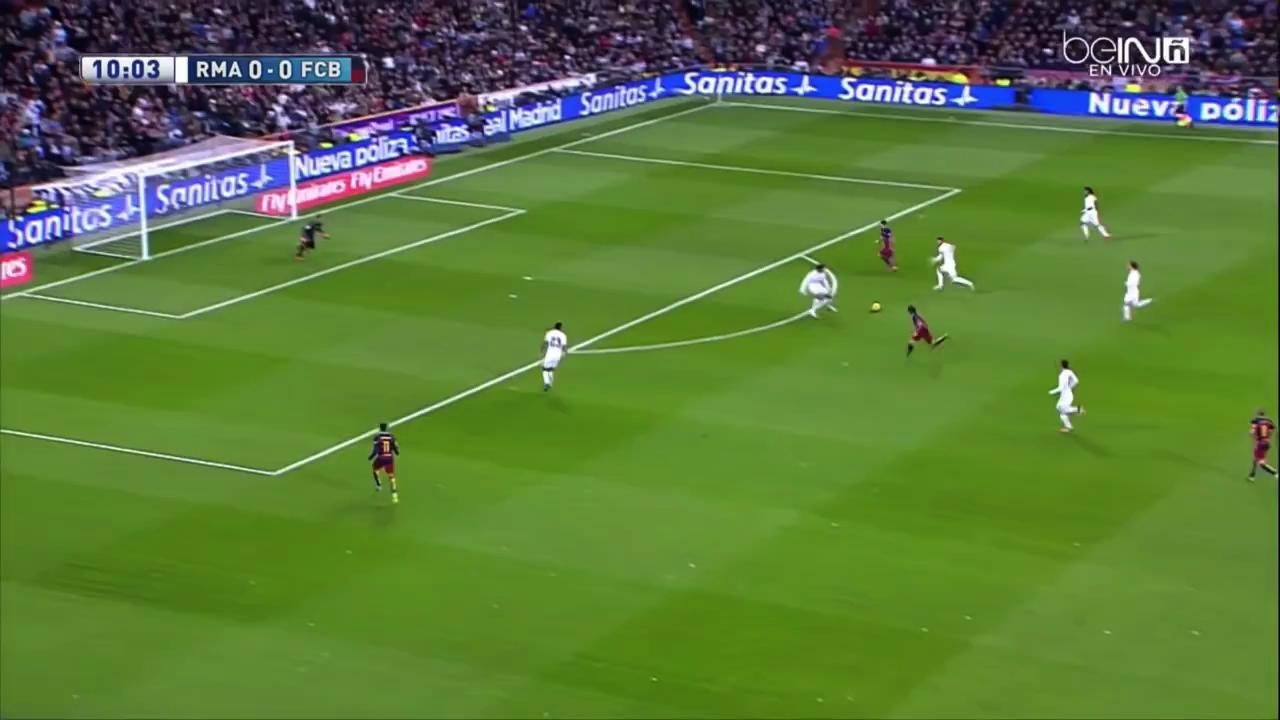
#> input picture Homography/images/barcaReal/BarcaReal001.jpg, 1280 x 720 px, given in place of penn_engineering_logo.png, which was not available
$ jupyter execute --allow-errors hprojection.ipynb
#> lines starting #> are read from the running program, lines starting #| are printed output that depends on the picture; pictures that were not available may be replaced by others from this repository, and a replacement may not be noted
[cell 1]
import time
import matplotlib
import numpy as np
import matplotlib.pyplot as plt
import cv2
import scipy

[cell 2]
logo_img = cv2.imread('./images/logos/penn_engineering_logo.png')
#> logo_img is the input picture: shape (720, 1280, 3); mean B, G, R 58.5, 122.1, 90.9
plt.imshow(cv2.cvtColor(logo_img, cv2.COLOR_BGR2RGB))
y_logo, x_logo, channel = logo_img.shape
#> y_logo = 720; x_logo = 1280; channel = 3
#grid off
plt.rcParams['axes.grid'] = False

[cell 3]
# load mat file
mat = scipy.io.loadmat('./data/BarcaReal_pts.mat')
#> (reads Homography/data/BarcaReal_pts.mat from the repository)
video_pts = mat['video_pts']
framecount = video_pts.shape[2]

[cell 4]
def get_homography(points_source, points_target):
    u, s, v = np.linalg.svd(get_A(points_source, points_target))
    H = v[-1, :].reshape(3, 3)
    return H


def get_Ai(xi_vector, xi_prime_vector):
    xp = xi_prime_vector[0]
    yp = xi_prime_vector[1]
    wp = xi_prime_vector[2]
    Ai = np.concatenate((np.concatenate((0 * xi_vector, -wp * xi_vector, yp * xi_vector)).reshape(1, 9),
                         np.concatenate((wp * xi_vector, 0 * xi_vector, -xp * xi_vector)).reshape(1, 9))
                        )
    assert (Ai.shape == (2, 9))
    return Ai


def get_A(points_source, points_target):
    N = points_source.shape[0]
    A = np.stack(
        [get_Ai(points_source[i, :].reshape(3, ), points_target[i, :].reshape(3, )) for i in range(N)]).reshape(2 * N, 9)
    return A

[cell 5]
def warp_image(source, secondary, H, sourcepts):
    ptoi = pointofinterest(source, sourcepts)
    pt_on_sec = np.matmul(ptoi, H.T)
    # print(pt_on_sec)
    pt_on_sec = np.round(pt_on_sec / pt_on_sec[:, 2].reshape(-1, 1)) - 1
    pt_on_sec = pt_on_sec[:, :-1].astype(int)
    for i in range(pt_on_sec.shape[0]):
        try:
            source[ptoi[i, 1], ptoi[i, 0]] = secondary[pt_on_sec[i, 1], pt_on_sec[i, 0]]
        except:
            print("error on: ", ptoi[i], pt_on_sec[i])
    # source[ptoi] = secondary[pt_on_sec]
    return source
    # plt.imshow(grid.reshape(rows, cols))


def pointofinterest(source, sourcepts):
    rows, cols = source.shape[:2]
    x, y = np.meshgrid(np.arange(cols), np.arange(rows))
    x, y = x.flatten(), y.flatten()
    points = np.vstack((x, y)).T
    p = matplotlib.path.Path(sourcepts)
    grid = p.contains_points(points)
    ptoi = np.array([[x[i], y[i], 1] for i in range(len(x)) if grid[i]]).reshape(-1, 3)
    return ptoi

[cell 6]
imageset = []
#> (the rest of this cell did not finish here and is left out)

    a = warp_image(currentimg, logo_img, H, currentpts)
#> in warp_image, `pt_on_sec = pt_on_sec[:, :-1].astype(int)`: pt_on_sec = 12457 pairs, first value -1 to 1279, second value -1 to 719
#> after the loop in warp_image, `for i in range(pt_on_sec.shape[0]):`:
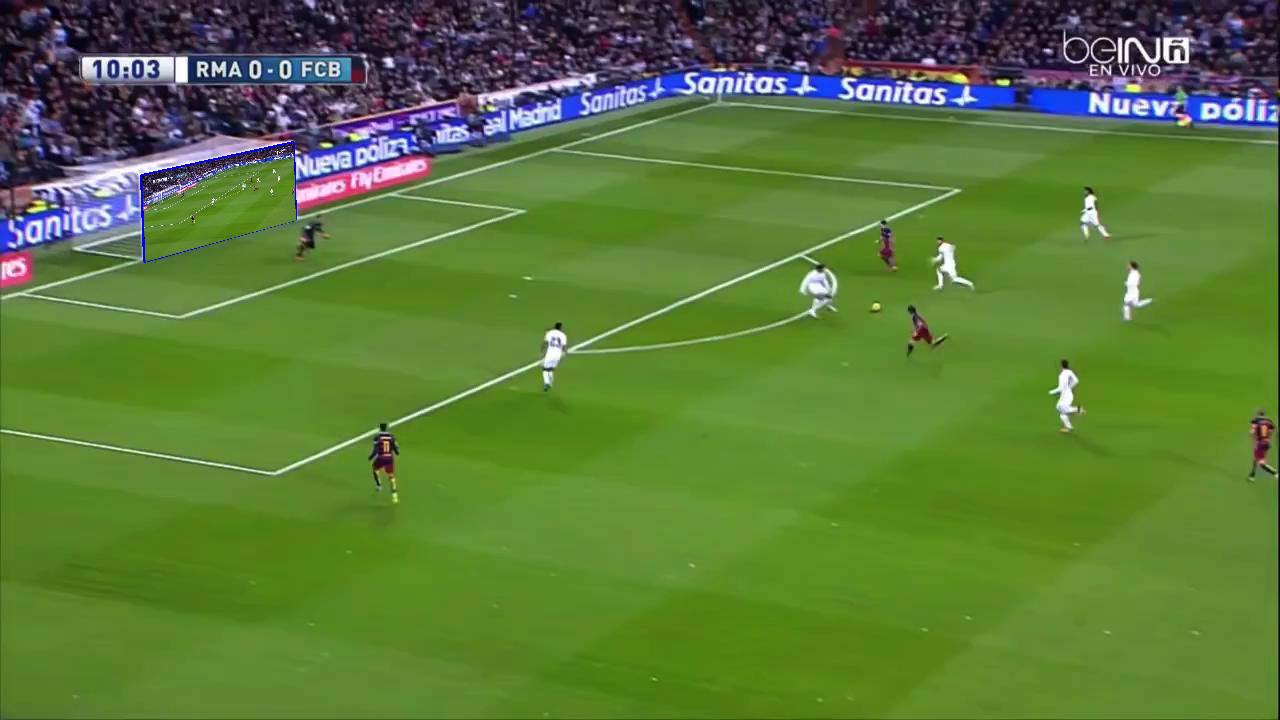
#> source: shape (720, 1280, 3); mean B, G, R 57.2, 121.8, 90.3
#> pass 2 of the loop `for i in range(framecount):`:
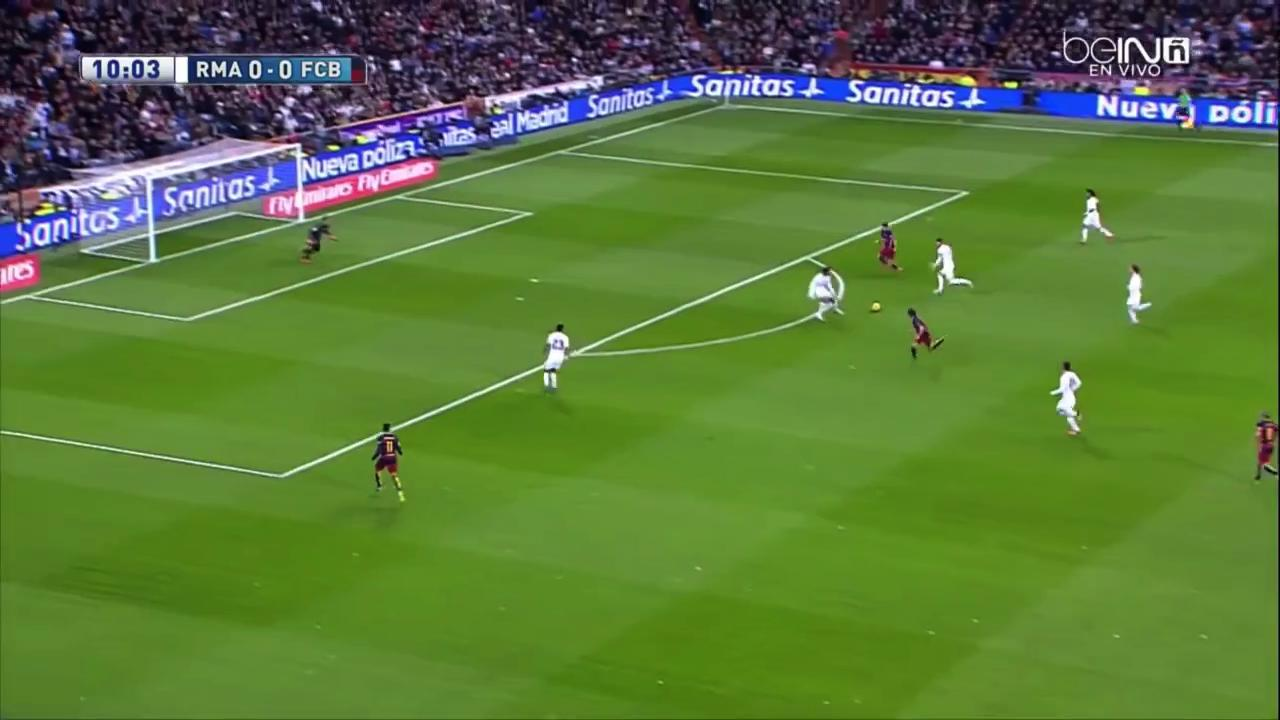
#> input picture Homography/images/barcaReal/BarcaReal002.jpg, 1280 x 720 px
#> currentimg is the input picture: shape (720, 1280, 3); mean B, G, R 58.6, 121.7, 90.7
#> pt_on_sec = 12393 pairs, first value -1 to 1279, second value -1 to 719
#> after the loop in warp_image (call 2), `for i in range(pt_on_sec.shape[0]):`:
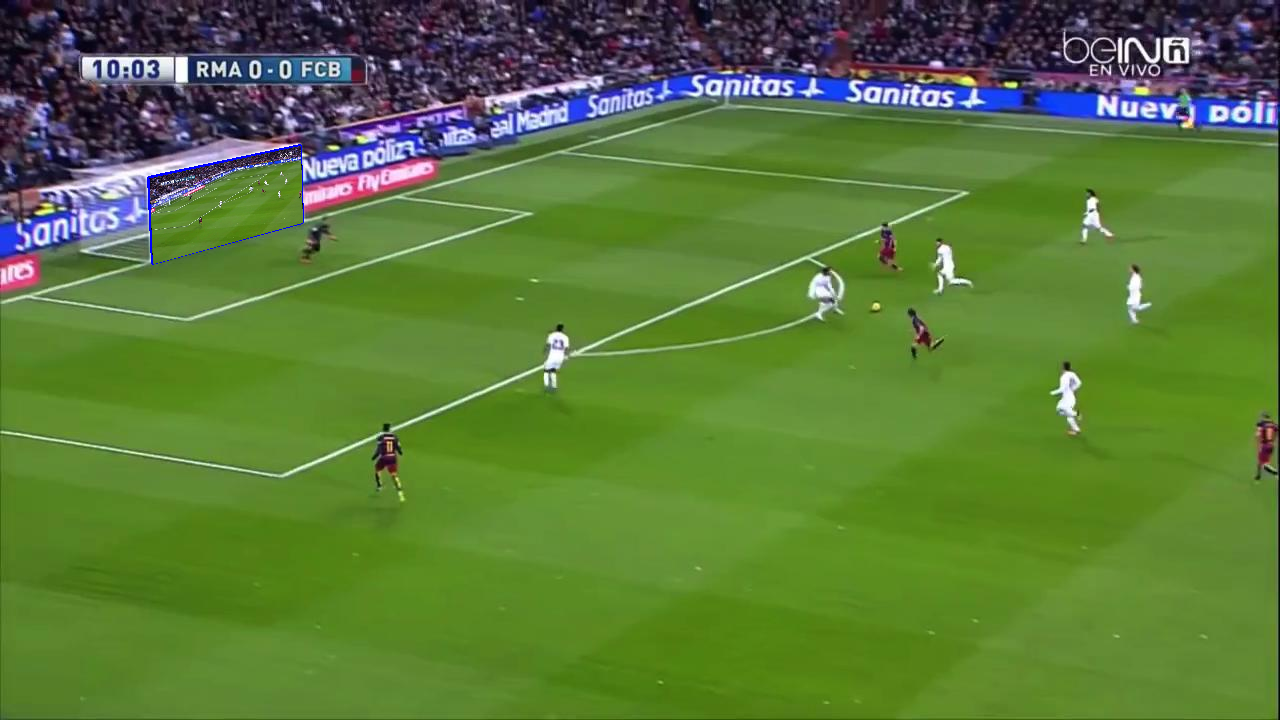
#> source: shape (720, 1280, 3); mean B, G, R 57.4, 121.5, 90.1
#> pass 3 of the loop `for i in range(framecount):`:
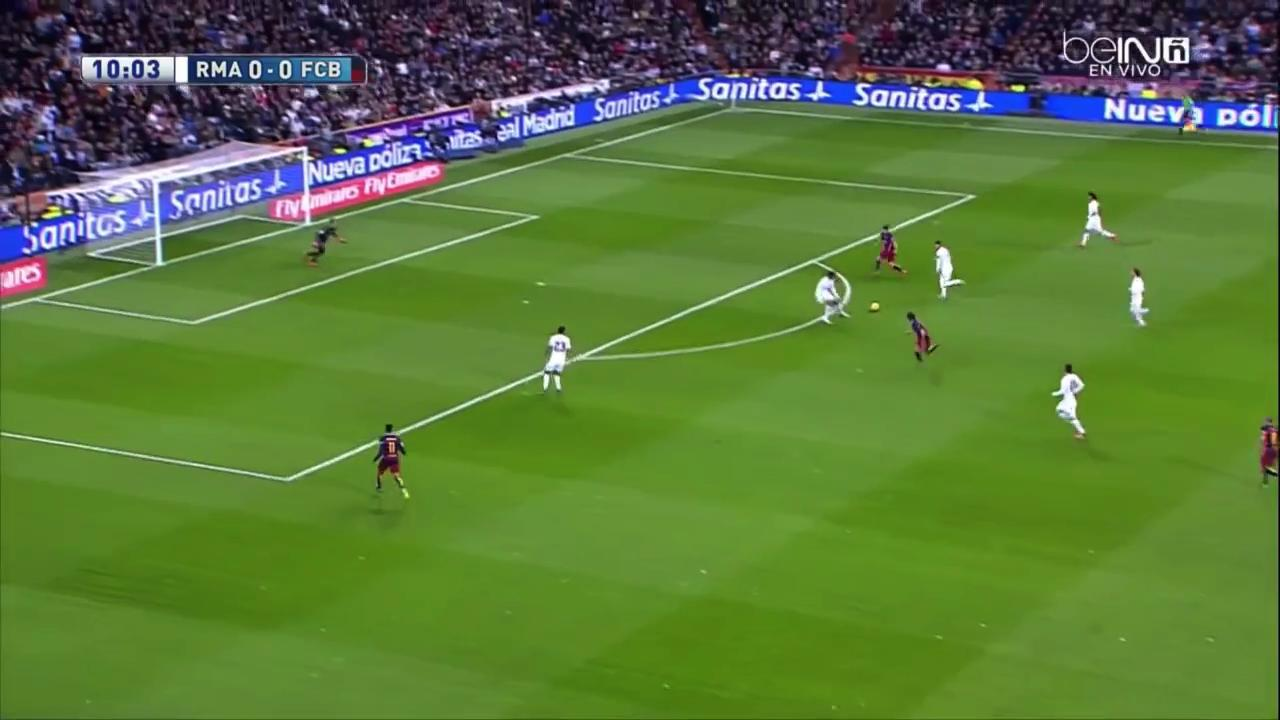
#> input picture Homography/images/barcaReal/BarcaReal003.jpg, 1280 x 720 px
#> currentimg is the input picture: shape (720, 1280, 3); mean B, G, R 58.7, 121.2, 90.4
#> pt_on_sec = 12377 pairs, first value -1 to 1279, second value -1 to 719
#> after the loop in warp_image (call 3), `for i in range(pt_on_sec.shape[0]):`:
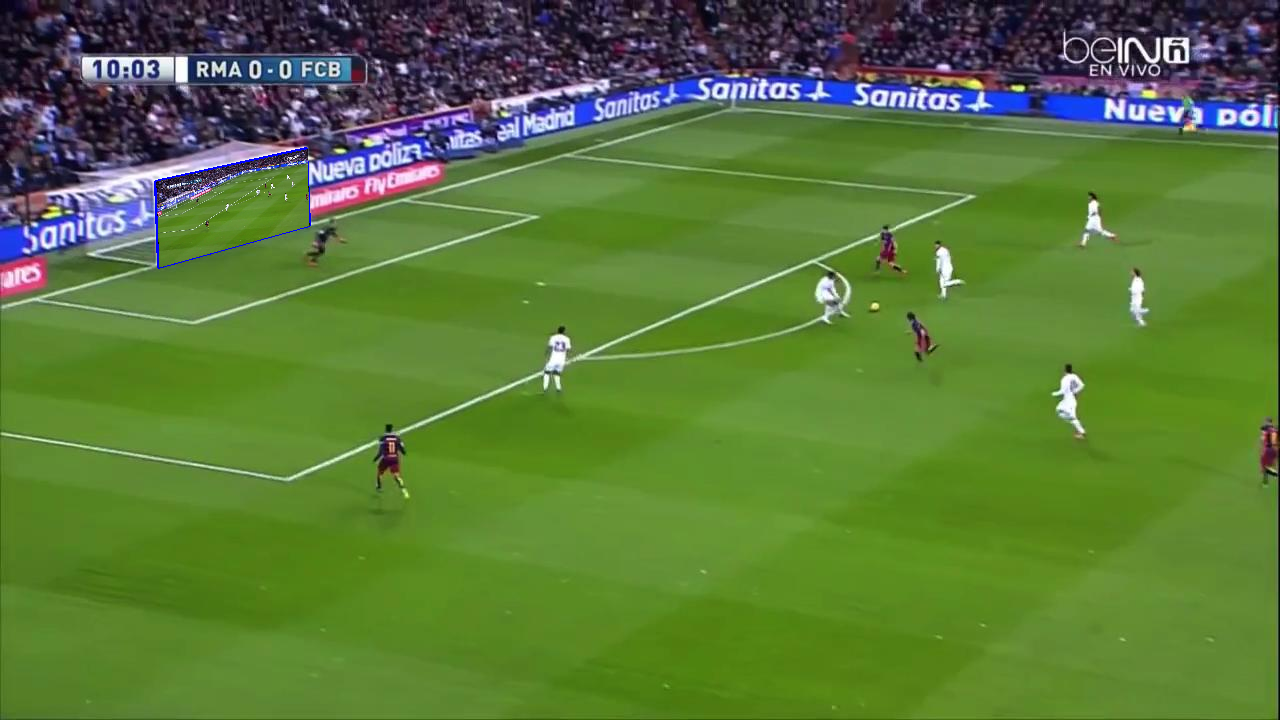
#> source: shape (720, 1280, 3); mean B, G, R 57.4, 121, 89.9
    print(i, "of", framecount, 'done')
    imageset.append(a)

[cell 7]
#save video from imageset frames
fourcc = cv2.VideoWriter_fourcc(*'XVID')
#> fourcc = 1145656920
out = cv2.VideoWriter('output.avi', fourcc, 20.0, (imageset[0].shape[1], imageset[0].shape[0]))
for i in range(len(imageset)):
    out.write(imageset[i])
#> this loop made 6 passes

[cell 8]
for frame in imageset:
    cv2.imshow('frame', frame)
    time.sleep(0.08)
    if cv2.waitKey(1) & 0xFF == ord('q'):
        cv2.destroyAllWindows()
        break
#> this loop made 1 pass; (key q is pressed on pass 1)
cv2.destroyAllWindows()
